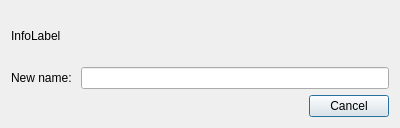
<?xml version="1.0" encoding="UTF-8"?>
<ui version="4.0">
 <class>RenameNodeDlg</class>
 <widget class="QDialog" name="RenameNodeDlg">
  <property name="windowModality">
   <enum>Qt::WindowModal</enum>
  </property>
  <property name="geometry">
   <rect>
    <x>0</x>
    <y>0</y>
    <width>400</width>
    <height>128</height>
   </rect>
  </property>
  <property name="windowTitle">
   <string>Dialog</string>
  </property>
  <layout class="QVBoxLayout" name="verticalLayout_2">
   <item>
    <layout class="QVBoxLayout" name="verticalLayout">
     <item>
      <widget class="QLabel" name="generalInfo">
       <property name="text">
        <string>InfoLabel</string>
       </property>
      </widget>
     </item>
     <item>
      <layout class="QHBoxLayout" name="horizontalLayout">
       <item>
        <widget class="QLabel" name="valueLabel">
         <property name="text">
          <string>New name: </string>
         </property>
        </widget>
       </item>
       <item>
        <widget class="QLineEdit" name="valueLE"/>
       </item>
      </layout>
     </item>
    </layout>
   </item>
   <item>
    <widget class="QDialogButtonBox" name="buttonsBox">
     <property name="orientation">
      <enum>Qt::Horizontal</enum>
     </property>
     <property name="standardButtons">
      <set>QDialogButtonBox::Cancel</set>
     </property>
    </widget>
   </item>
  </layout>
 </widget>
 <resources/>
 <connections>
  <connection>
   <sender>buttonsBox</sender>
   <signal>rejected()</signal>
   <receiver>RenameNodeDlg</receiver>
   <slot>reject()</slot>
   <hints>
    <hint type="sourcelabel">
     <x>316</x>
     <y>260</y>
    </hint>
    <hint type="destinationlabel">
     <x>286</x>
     <y>274</y>
    </hint>
   </hints>
  </connection>
 </connections>
</ui>
